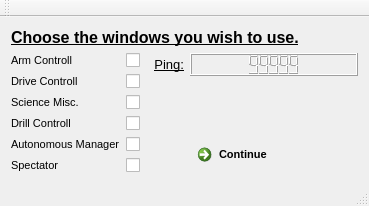
<?xml version="1.0" encoding="UTF-8"?>
<ui version="4.0">
 <class>MainWindow</class>
 <widget class="QMainWindow" name="MainWindow">
  <property name="geometry">
   <rect>
    <x>0</x>
    <y>0</y>
    <width>369</width>
    <height>203</height>
   </rect>
  </property>
  <property name="font">
   <font>
    <pointsize>8</pointsize>
   </font>
  </property>
  <property name="windowTitle">
   <string>MainWindow</string>
  </property>
  <widget class="QWidget" name="centralWidget">
   <layout class="QGridLayout" name="gridLayout">
    <item row="1" column="0" rowspan="3">
     <layout class="QFormLayout" name="formLayout">
      <item row="0" column="0">
       <widget class="QLabel" name="armControllLabel">
        <property name="text">
         <string>Arm Controll</string>
        </property>
       </widget>
      </item>
      <item row="0" column="1">
       <widget class="QCheckBox" name="armControllCheckBox"/>
      </item>
      <item row="1" column="0">
       <widget class="QLabel" name="driveControllLabel">
        <property name="text">
         <string>Drive Controll</string>
        </property>
       </widget>
      </item>
      <item row="1" column="1">
       <widget class="QCheckBox" name="driveControllCheckBox"/>
      </item>
      <item row="2" column="0">
       <widget class="QLabel" name="scienceMiscLabel">
        <property name="text">
         <string>Science Misc.</string>
        </property>
       </widget>
      </item>
      <item row="2" column="1">
       <widget class="QCheckBox" name="scienceMiscCheckBox"/>
      </item>
      <item row="3" column="0">
       <widget class="QLabel" name="drillControllLabel">
        <property name="text">
         <string>Drill Controll</string>
        </property>
       </widget>
      </item>
      <item row="3" column="1">
       <widget class="QCheckBox" name="drillControllCheckBox"/>
      </item>
      <item row="4" column="0">
       <widget class="QLabel" name="autonomousManagerLabel">
        <property name="text">
         <string>Autonomous Manager</string>
        </property>
       </widget>
      </item>
      <item row="4" column="1">
       <widget class="QCheckBox" name="autonomousManagerCheckBox"/>
      </item>
      <item row="5" column="0">
       <widget class="QLabel" name="spectatorLabel">
        <property name="text">
         <string>Spectator</string>
        </property>
       </widget>
      </item>
      <item row="5" column="1">
       <widget class="QCheckBox" name="spectatorCheckBox"/>
      </item>
     </layout>
    </item>
    <item row="1" column="2">
     <widget class="QLabel" name="label_2">
      <property name="font">
       <font>
        <pointsize>10</pointsize>
        <underline>true</underline>
       </font>
      </property>
      <property name="text">
       <string>Ping:</string>
      </property>
      <property name="alignment">
       <set>Qt::AlignRight|Qt::AlignTrailing|Qt::AlignVCenter</set>
      </property>
     </widget>
    </item>
    <item row="0" column="0" colspan="4">
     <widget class="QLabel" name="label">
      <property name="font">
       <font>
        <pointsize>12</pointsize>
        <weight>75</weight>
        <bold>true</bold>
        <underline>true</underline>
       </font>
      </property>
      <property name="text">
       <string>Choose the windows you wish to use.</string>
      </property>
      <property name="wordWrap">
       <bool>true</bool>
      </property>
     </widget>
    </item>
    <item row="1" column="3">
     <widget class="QLCDNumber" name="Ping">
      <property name="segmentStyle">
       <enum>QLCDNumber::Filled</enum>
      </property>
      <property name="intValue" stdset="0">
       <number>99999</number>
      </property>
     </widget>
    </item>
    <item row="2" column="3">
     <spacer name="verticalSpacer">
      <property name="orientation">
       <enum>Qt::Vertical</enum>
      </property>
      <property name="sizeHint" stdset="0">
       <size>
        <width>20</width>
        <height>10</height>
       </size>
      </property>
     </spacer>
    </item>
    <item row="3" column="3">
     <widget class="QCommandLinkButton" name="commandLinkButton">
      <property name="layoutDirection">
       <enum>Qt::LeftToRight</enum>
      </property>
      <property name="text">
       <string>Continue</string>
      </property>
     </widget>
    </item>
    <item row="3" column="2">
     <spacer name="horizontalSpacer">
      <property name="orientation">
       <enum>Qt::Horizontal</enum>
      </property>
      <property name="sizeHint" stdset="0">
       <size>
        <width>46</width>
        <height>20</height>
       </size>
      </property>
     </spacer>
    </item>
   </layout>
  </widget>
  <widget class="QToolBar" name="mainToolBar">
   <attribute name="toolBarArea">
    <enum>TopToolBarArea</enum>
   </attribute>
   <attribute name="toolBarBreak">
    <bool>false</bool>
   </attribute>
  </widget>
  <widget class="QStatusBar" name="statusBar"/>
 </widget>
 <layoutdefault spacing="6" margin="11"/>
 <resources/>
 <connections/>
</ui>
